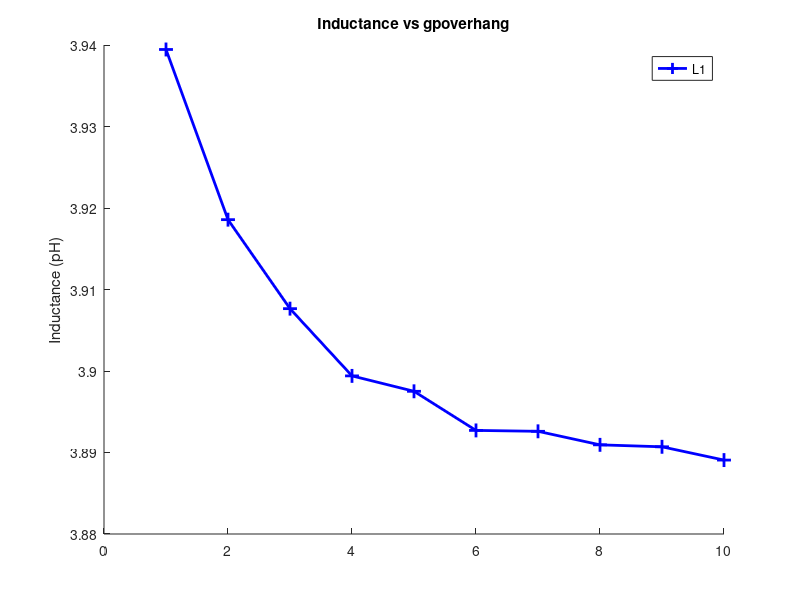

Here is the MATLAB script that generated this plot:
% Matlab script for viewing sweep results
% Generated with InductEx v.5.04 64-bit on 2017/08/30 at 14:31:14
gpoverhang=[1,2,3,4,5,6,7,8,9,10];

L1=[3.93945,3.91857,3.90765,3.8994,3.89751,3.89271,3.8926,3.89094,3.8907,3.88907];

figure(1)
hold on
plot(gpoverhang,L1,'-b+','LineWidth',2,'MarkerSize',10);
title('Inductance vs gpoverhang');
legend('L1');
ylabel('Inductance (pH)');
